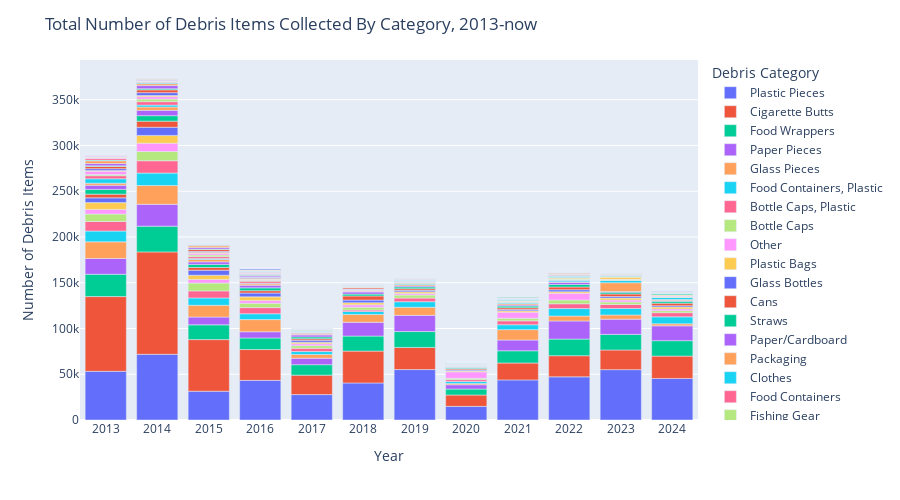

Notebook source saved alongside this figure:
### Markdown cell above
# Longitudinal Evaluation Debris Data

Here we'll look at the number of items cleaned up on a year by year basis for the years 2013-2023. We'll also look at the number of volunteers for each year. The data is grouped by year, and a column for the total number of volunteers is added. The total number of volunteers is defined as number of adults + 0.5 * number of youths in NOAA's marine debris report, and we'll follow that nomenclature here.

## Total Number of Items by Debris Category

First out we'll plot the number of debris items collected each year as a basic bar graph, where the bars are partitioned into the debris categories.

### Code cell
fig = graph_maker.annual_total_bar()
fig.show()

### Figure 1 — Plotly figure (JSON) as saved in the notebook; plotly's stock layout.template omitted (floating-point values rounded to 4 significant figures)
{"data": [{"alignmentgroup": "True", "hovertemplate": "variable=Plastic Pieces<br>index=%{x}<br>value=%{y}<extra></extra>", "legendgroup": "Plastic Pieces", "marker": {"color": "#636efa", "pattern": {"shape": ""}}, "name": "Plastic Pieces", "offsetgroup": "Plastic Pieces", "orientation": "v", "showlegend": true, "textposition": "auto", "type": "bar", "x": [2013, 2014, 2015, 2016, 2017, 2018, 2019, 2020, 2021, 2022, 2023, 2024], "xaxis": "x", "y": [53236, 71803, 31440, 43322, 27790.0, 40469, 55116, 14907, 43820, 47164, 55038, 45393], "yaxis": "y"}, {"alignmentgroup": "True", "hovertemplate": "variable=Cigarette Butts<br>index=%{x}<br>value=%{y}<extra></extra>", "legendgroup": "Cigarette Butts", "marker": {"color": "#EF553B", "pattern": {"shape": ""}}, "name": "Cigarette Butts", "offsetgroup": "Cigarette Butts", "orientation": "v", "showlegend": true, "textposition": "auto", "type": "bar", "x": [2013, 2014, 2015, 2016, 2017, 2018, 2019, 2020, 2021, 2022, 2023, 2024], "xaxis": "x", "y": [81642, 111884, 56423, 33684, 21251, 34815, 24202, 12380, 18464, 23115, 21498, 24425], "yaxis": "y"}, {"alignmentgroup": "True", "hovertemplate": "variable=Food Wrappers<br>index=%{x}<br>value=%{y}<extra></extra>", "legendgroup": "Food Wrappers", "marker": {"color": "#00cc96", "pattern": {"shape": ""}}, "name": "Food Wrappers", "offsetgroup": "Food Wrappers", "orientation": "v", "showlegend": true, "textposition": "auto", "type": "bar", "x": [2013, 2014, 2015, 2016, 2017, 2018, 2019, 2020, 2021, 2022, 2023, 2024], "xaxis": "x", "y": [24397, 28110, 16142, 12632, 11425, 16437, 17333, 6513, 13373, 18128, 16988, 16888], "yaxis": "y"}, {"alignmentgroup": "True", "hovertemplate": "variable=Paper Pieces<br>index=%{x}<br>value=%{y}<extra></extra>", "legendgroup": "Paper Pieces", "marker": {"color": "#ab63fa", "pattern": {"shape": ""}}, "name": "Paper Pieces", "offsetgroup": "Paper Pieces", "orientation": "v", "showlegend": true, "textposition": "auto", "type": "bar", "x": [2013, 2014, 2015, 2016, 2017, 2018, 2019, 2020, 2021, 2022, 2023, 2024], "xaxis": "x", "y": [17242, 23901, 8493, 6783, 7043, 15017, 17738, 4727, 11733, 19817, 16650, 16205], "yaxis": "y"}, {"alignmentgroup": "True", "hovertemplate": "variable=Glass Pieces<br>index=%{x}<br>value=%{y}<extra></extra>", "legendgroup": "Glass Pieces", "marker": {"color": "#FFA15A", "pattern": {"shape": ""}}, "name": "Glass Pieces", "offsetgroup": "Glass Pieces", "orientation": "v", "showlegend": true, "textposition": "auto", "type": "bar", "x": [2013, 2014, 2015, 2016, 2017, 2018, 2019, 2020, 2021, 2022, 2023, 2024], "xaxis": "x", "y": [18196, 20532, 12865, 13290, 4103, 8584, 8823, 1288, 11356, 5369, 4605, 2257], "yaxis": "y"}, {"alignmentgroup": "True", "hovertemplate": "variable=Food Containers, Plastic<br>index=%{x}<br>value=%{y}<extra></extra>", "legendgroup": "Food Containers, Plastic", "marker": {"color": "#19d3f3", "pattern": {"shape": ""}}, "name": "Food Containers, Plastic", "offsetgroup": "Food Containers, Plastic", "orientation": "v", "showlegend": true, "textposition": "auto", "type": "bar", "x": [2013, 2014, 2015, 2016, 2017, 2018, 2019, 2020, 2021, 2022, 2023, 2024], "xaxis": "x", "y": [11813, 13664, 8029, 6402, 3214, 3360, 6040.0, 2221, 5356, 8180, 7121, 7591], "yaxis": "y"}, {"alignmentgroup": "True", "hovertemplate": "variable=Bottle Caps, Plastic<br>index=%{x}<br>value=%{y}<extra></extra>", "legendgroup": "Bottle Caps, Plastic", "marker": {"color": "#FF6692", "pattern": {"shape": ""}}, "name": "Bottle Caps, Plastic", "offsetgroup": "Bottle Caps, Plastic", "orientation": "v", "showlegend": true, "textposition": "auto", "type": "bar", "x": [2013, 2014, 2015, 2016, 2017, 2018, 2019, 2020, 2021, 2022, 2023, 2024], "xaxis": "x", "y": [10424, 13438, 7685, 6716, 3568, 1486, 4003, 2039, 4272, 5222, 4363, 4506], "yaxis": "y"}, {"alignmentgroup": "True", "hovertemplate": "variable=Bottle Caps<br>index=%{x}<br>value=%{y}<extra></extra>", "legendgroup": "Bottle Caps", "marker": {"color": "#B6E880", "pattern": {"shape": ""}}, "name": "Bottle Caps", "offsetgroup": "Bottle Caps", "orientation": "v", "showlegend": true, "textposition": "auto", "type": "bar", "x": [2013, 2014, 2015, 2016, 2017, 2018, 2019, 2020, 2021, 2022, 2023, 2024], "xaxis": "x", "y": [8151, 10074, 8585, 4737, 2890, 3014, 3327, 1513, 2838, 4083, 2761, 2224], "yaxis": "y"}, {"alignmentgroup": "True", "hovertemplate": "variable=Other<br>index=%{x}<br>value=%{y}<extra></extra>", "legendgroup": "Other", "marker": {"color": "#FF97FF", "pattern": {"shape": ""}}, "name": "Other", "offsetgroup": "Other", "orientation": "v", "showlegend": true, "textposition": "auto", "type": "bar", "x": [2013, 2014, 2015, 2016, 2017, 2018, 2019, 2020, 2021, 2022, 2023, 2024], "xaxis": "x", "y": [5015, 9127, 3985, 2912, 1978.0, 2676, 1595, 7025, 6608, 7429, 2037, 1860], "yaxis": "y"}, {"alignmentgroup": "True", "hovertemplate": "variable=Plastic Bags<br>index=%{x}<br>value=%{y}<extra></extra>", "legendgroup": "Plastic Bags", "marker": {"color": "#FECB52", "pattern": {"shape": ""}}, "name": "Plastic Bags", "offsetgroup": "Plastic Bags", "orientation": "v", "showlegend": true, "textposition": "auto", "type": "bar", "x": [2013, 2014, 2015, 2016, 2017, 2018, 2019, 2020, 2021, 2022, 2023, 2024], "xaxis": "x", "y": [7448, 8479, 4580, 4120, 1773, 2311, 1858, 1102, 1488, 1644, 2146, 2118], "yaxis": "y"}, {"alignmentgroup": "True", "hovertemplate": "variable=Glass Bottles<br>index=%{x}<br>value=%{y}<extra></extra>", "legendgroup": "Glass Bottles", "marker": {"color": "#636efa", "pattern": {"shape": ""}}, "name": "Glass Bottles", "offsetgroup": "Glass Bottles", "orientation": "v", "showlegend": true, "textposition": "auto", "type": "bar", "x": [2013, 2014, 2015, 2016, 2017, 2018, 2019, 2020, 2021, 2022, 2023, 2024], "xaxis": "x", "y": [5210, 8923, 5470, 4165, 2142, 2933, 1669, 1010, 1355, 2238, 1715, 1449], "yaxis": "y"}, {"alignmentgroup": "True", "hovertemplate": "variable=Cans<br>index=%{x}<br>value=%{y}<extra></extra>", "legendgroup": "Cans", "marker": {"color": "#EF553B", "pattern": {"shape": ""}}, "name": "Cans", "offsetgroup": "Cans", "orientation": "v", "showlegend": true, "textposition": "auto", "type": "bar", "x": [2013, 2014, 2015, 2016, 2017, 2018, 2019, 2020, 2021, 2022, 2023, 2024], "xaxis": "x", "y": [4064, 6657, 3007, 2549, 1621, 4480, 1802, 1049, 1967, 2970, 2826, 2757], "yaxis": "y"}, {"alignmentgroup": "True", "hovertemplate": "variable=Straws<br>index=%{x}<br>value=%{y}<extra></extra>", "legendgroup": "Straws", "marker": {"color": "#00cc96", "pattern": {"shape": ""}}, "name": "Straws", "offsetgroup": "Straws", "orientation": "v", "showlegend": true, "textposition": "auto", "type": "bar", "x": [2013, 2014, 2015, 2016, 2017, 2018, 2019, 2020, 2021, 2022, 2023, 2024], "xaxis": "x", "y": [5167, 6001, 3346, 3089, 2043, 1997, 1942, 981, 1851, 2754, 1910, 2017], "yaxis": "y"}, {"alignmentgroup": "True", "hovertemplate": "variable=Paper/Cardboard<br>index=%{x}<br>value=%{y}<extra></extra>", "legendgroup": "Paper/Cardboard", "marker": {"color": "#ab63fa", "pattern": {"shape": ""}}, "name": "Paper/Cardboard", "offsetgroup": "Paper/Cardboard", "orientation": "v", "showlegend": true, "textposition": "auto", "type": "bar", "x": [2013, 2014, 2015, 2016, 2017, 2018, 2019, 2020, 2021, 2022, 2023, 2024], "xaxis": "x", "y": [4518, 5800, 2788, 2880, 2123, 2337, 1102, 326, 1206, 2300, 853, 1022], "yaxis": "y"}, {"alignmentgroup": "True", "hovertemplate": "variable=Packaging<br>index=%{x}<br>value=%{y}<extra></extra>", "legendgroup": "Packaging", "marker": {"color": "#FFA15A", "pattern": {"shape": ""}}, "name": "Packaging", "offsetgroup": "Packaging", "orientation": "v", "showlegend": true, "textposition": "auto", "type": "bar", "x": [2013, 2014, 2015, 2016, 2017, 2018, 2019, 2020, 2021, 2022, 2023, 2024], "xaxis": "x", "y": [2297, 3681, 2625, 1521, 880, 727, 1199, 572, 1279, 550, 9523, 950], "yaxis": "y"}, {"alignmentgroup": "True", "hovertemplate": "variable=Clothes<br>index=%{x}<br>value=%{y}<extra></extra>", "legendgroup": "Clothes", "marker": {"color": "#19d3f3", "pattern": {"shape": ""}}, "name": "Clothes", "offsetgroup": "Clothes", "orientation": "v", "showlegend": true, "textposition": "auto", "type": "bar", "x": [2013, 2014, 2015, 2016, 2017, 2018, 2019, 2020, 2021, 2022, 2023, 2024], "xaxis": "x", "y": [4809, 2069, 944, 777, 6, 0, 1017, 479, 1012, 1672, 2428, 2193], "yaxis": "y"}, {"alignmentgroup": "True", "hovertemplate": "variable=Food Containers<br>index=%{x}<br>value=%{y}<extra></extra>", "legendgroup": "Food Containers", "marker": {"color": "#FF6692", "pattern": {"shape": ""}}, "name": "Food Containers", "offsetgroup": "Food Containers", "orientation": "v", "showlegend": true, "textposition": "auto", "type": "bar", "x": [2013, 2014, 2015, 2016, 2017, 2018, 2019, 2020, 2021, 2022, 2023, 2024], "xaxis": "x", "y": [3340, 3726, 2083, 2103, 1053, 1072, 477, 399, 462, 552, 345, 0], "yaxis": "y"}, {"alignmentgroup": "True", "hovertemplate": "variable=Fishing Gear<br>index=%{x}<br>value=%{y}<extra></extra>", "legendgroup": "Fishing Gear", "marker": {"color": "#B6E880", "pattern": {"shape": ""}}, "name": "Fishing Gear", "offsetgroup": "Fishing Gear", "orientation": "v", "showlegend": true, "textposition": "auto", "type": "bar", "x": [2013, 2014, 2015, 2016, 2017, 2018, 2019, 2020, 2021, 2022, 2023, 2024], "xaxis": "x", "y": [1288, 2820, 1827, 1024, 793, 637, 1129, 193, 545, 791, 679, 869], "yaxis": "y"}, {"alignmentgroup": "True", "hovertemplate": "variable=Tobacco<br>index=%{x}<br>value=%{y}<extra></extra>", "legendgroup": "Tobacco", "marker": {"color": "#FF97FF", "pattern": {"shape": ""}}, "name": "Tobacco", "offsetgroup": "Tobacco", "orientation": "v", "showlegend": true, "textposition": "auto", "type": "bar", "x": [2013, 2014, 2015, 2016, 2017, 2018, 2019, 2020, 2021, 2022, 2023, 2024], "xaxis": "x", "y": [3524, 2675, 1931, 691, 155, 148, 453, 394, 552, 362, 212, 694], "yaxis": "y"}, {"alignmentgroup": "True", "hovertemplate": "variable=Wood Pieces<br>index=%{x}<br>value=%{y}<extra></extra>", "legendgroup": "Wood Pieces", "marker": {"color": "#FECB52", "pattern": {"shape": ""}}, "name": "Wood Pieces", "offsetgroup": "Wood Pieces", "orientation": "v", "showlegend": true, "textposition": "auto", "type": "bar", "x": [2013, 2014, 2015, 2016, 2017, 2018, 2019, 2020, 2021, 2022, 2023, 2024], "xaxis": "x", "y": [937.5, 1236, 1133, 571, 27, 0, 799, 227, 547, 1130, 2448, 1185], "yaxis": "y"}, {"alignmentgroup": "True", "hovertemplate": "variable=Balloons<br>index=%{x}<br>value=%{y}<extra></extra>", "legendgroup": "Balloons", "marker": {"color": "#636efa", "pattern": {"shape": ""}}, "name": "Balloons", "offsetgroup": "Balloons", "orientation": "v", "showlegend": true, "textposition": "auto", "type": "bar", "x": [2013, 2014, 2015, 2016, 2017, 2018, 2019, 2020, 2021, 2022, 2023, 2024], "xaxis": "x", "y": [1987, 3151, 956, 947, 347, 558, 368, 162, 427, 446, 433, 286], "yaxis": "y"}, {"alignmentgroup": "True", "hovertemplate": "variable=Nails<br>index=%{x}<br>value=%{y}<extra></extra>", "legendgroup": "Nails", "marker": {"color": "#EF553B", "pattern": {"shape": ""}}, "name": "Nails", "offsetgroup": "Nails", "orientation": "v", "showlegend": true, "textposition": "auto", "type": "bar", "x": [2013, 2014, 2015, 2016, 2017, 2018, 2019, 2020, 2021, 2022, 2023, 2024], "xaxis": "x", "y": [2325, 3037, 2081, 621, 111, 1359, 0, 0, 0, 0, 0, 0], "yaxis": "y"}, {"alignmentgroup": "True", "hovertemplate": "variable=Beach Gear<br>index=%{x}<br>value=%{y}<extra></extra>", "legendgroup": "Beach Gear", "marker": {"color": "#00cc96", "pattern": {"shape": ""}}, "name": "Beach Gear", "offsetgroup": "Beach Gear", "orientation": "v", "showlegend": true, "textposition": "auto", "type": "bar", "x": [2013, 2014, 2015, 2016, 2017, 2018, 2019, 2020, 2021, 2022, 2023, 2024], "xaxis": "x", "y": [747, 1244, 444, 347, 235, 706, 648, 638, 965, 1194, 918, 1287], "yaxis": "y"}, {"alignmentgroup": "True", "hovertemplate": "variable=Foil<br>index=%{x}<br>value=%{y}<extra></extra>", "legendgroup": "Foil", "marker": {"color": "#ab63fa", "pattern": {"shape": ""}}, "name": "Foil", "offsetgroup": "Foil", "orientation": "v", "showlegend": true, "textposition": "auto", "type": "bar", "x": [2013, 2014, 2015, 2016, 2017, 2018, 2019, 2020, 2021, 2022, 2023, 2024], "xaxis": "x", "y": [2478, 3453, 1697, 1386, 0, 35, 0, 0, 0, 0, 0, 0], "yaxis": "y"}, {"alignmentgroup": "True", "hovertemplate": "variable=Fireworks<br>index=%{x}<br>value=%{y}<extra></extra>", "legendgroup": "Fireworks", "marker": {"color": "#FFA15A", "pattern": {"shape": ""}}, "name": "Fireworks", "offsetgroup": "Fireworks", "orientation": "v", "showlegend": true, "textposition": "auto", "type": "bar", "x": [2013, 2014, 2015, 2016, 2017, 2018, 2019, 2020, 2021, 2022, 2023, 2024], "xaxis": "x", "y": [3018, 2031, 1759, 1051, 152, 151, 55, 1, 42, 51, 2, 0], "yaxis": "y"}, {"alignmentgroup": "True", "hovertemplate": "variable=Personal Hygiene<br>index=%{x}<br>value=%{y}<extra></extra>", "legendgroup": "Personal Hygiene", "marker": {"color": "#19d3f3", "pattern": {"shape": ""}}, "name": "Personal Hygiene", "offsetgroup": "Personal Hygiene", "orientation": "v", "showlegend": true, "textposition": "auto", "type": "bar", "x": [2013, 2014, 2015, 2016, 2017, 2018, 2019, 2020, 2021, 2022, 2023, 2024], "xaxis": "x", "y": [768, 968, 789, 945, 615.5, 377, 541, 346, 601, 806, 593, 601], "yaxis": "y"}, {"alignmentgroup": "True", "hovertemplate": "variable=Lighters<br>index=%{x}<br>value=%{y}<extra></extra>", "legendgroup": "Lighters", "marker": {"color": "#FF6692", "pattern": {"shape": ""}}, "name": "Lighters", "offsetgroup": "Lighters", "orientation": "v", "showlegend": true, "textposition": "auto", "type": "bar", "x": [2013, 2014, 2015, 2016, 2017, 2018, 2019, 2020, 2021, 2022, 2023, 2024], "xaxis": "x", "y": [2033, 1018, 526, 353, 200, 235, 162, 50, 125, 665, 359, 92], "yaxis": "y"}, {"alignmentgroup": "True", "hovertemplate": "variable=Lids<br>index=%{x}<br>value=%{y}<extra></extra>", "legendgroup": "Lids", "marker": {"color": "#B6E880", "pattern": {"shape": ""}}, "name": "Lids", "offsetgroup": "Lids", "orientation": "v", "showlegend": true, "textposition": "auto", "type": "bar", "x": [2013, 2014, 2015, 2016, 2017, 2018, 2019, 2020, 2021, 2022, 2023, 2024], "xaxis": "x", "y": [0, 0, 0, 549, 852, 465, 540, 411, 532, 465, 496, 673], "yaxis": "y"}, {"alignmentgroup": "True", "hovertemplate": "variable=Construction Materials<br>index=%{x}<br>value=%{y}<extra></extra>", "legendgroup": "Construction Materials", "marker": {"color": "#FF97FF", "pattern": {"shape": ""}}, "name": "Construction Materials", "offsetgroup": "Construction Materials", "orientation": "v", "showlegend": true, "textposition": "auto", "type": "bar", "x": [2013, 2014, 2015, 2016, 2017, 2018, 2019, 2020, 2021, 2022, 2023, 2024], "xaxis": "x", "y": [722, 172, 0, 742, 241, 461, 554, 166, 456, 276, 386, 626], "yaxis": "y"}, {"alignmentgroup": "True", "hovertemplate": "variable=Bandaids<br>index=%{x}<br>value=%{y}<extra></extra>", "legendgroup": "Bandaids", "marker": {"color": "#FECB52", "pattern": {"shape": ""}}, "name": "Bandaids", "offsetgroup": "Bandaids", "orientation": "v", "showlegend": true, "textposition": "auto", "type": "bar", "x": [2013, 2014, 2015, 2016, 2017, 2018, 2019, 2020, 2021, 2022, 2023, 2024], "xaxis": "x", "y": [737, 899, 363, 248, 316, 349, 356, 86, 270, 418, 277, 282], "yaxis": "y"}, {"alignmentgroup": "True", "hovertemplate": "variable=Utensils<br>index=%{x}<br>value=%{y}<extra></extra>", "legendgroup": "Utensils", "marker": {"color": "#636efa", "pattern": {"shape": ""}}, "name": "Utensils", "offsetgroup": "Utensils", "orientation": "v", "showlegend": true, "textposition": "auto", "type": "bar", "x": [2013, 2014, 2015, 2016, 2017, 2018, 2019, 2020, 2021, 2022, 2023, 2024], "xaxis": "x", "y": [0, 0, 0, 426, 474, 389, 292, 453, 360, 434, 645, 437], "yaxis": "y"}, {"alignmentgroup": "True", "hovertemplate": "variable=Strapping Bands<br>index=%{x}<br>value=%{y}<extra></extra>", "legendgroup": "Strapping Bands", "marker": {"color": "#EF553B", "pattern": {"shape": ""}}, "name": "Strapping Bands", "offsetgroup": "Strapping Bands", "orientation": "v", "showlegend": true, "textposition": "auto", "type": "bar", "x": [2013, 2014, 2015, 2016, 2017, 2018, 2019, 2020, 2021, 2022, 2023, 2024], "xaxis": "x", "y": [581, 65, 1, 431, 193, 255, 271, 208, 326, 399, 273, 292], "yaxis": "y"}, {"alignmentgroup": "True", "hovertemplate": "variable=PPE<br>index=%{x}<br>value=%{y}<extra></extra>", "legendgroup": "PPE", "marker": {"color": "#00cc96", "pattern": {"shape": ""}}, "name": "PPE", "offsetgroup": "PPE", "orientation": "v", "showlegend": true, "textposition": "auto", "type": "bar", "x": [2013, 2014, 2015, 2016, 2017, 2018, 2019, 2020, 2021, 2022, 2023, 2024], "xaxis": "x", "y": [0, 0, 0, 0, 0, 0, 0, 720, 718, 630, 186, 281], "yaxis": "y"}, {"alignmentgroup": "True", "hovertemplate": "variable=6-Pack Holders<br>index=%{x}<br>value=%{y}<extra></extra>", "legendgroup": "6-Pack Holders", "marker": {"color": "#ab63fa", "pattern": {"shape": ""}}, "name": "6-Pack Holders", "offsetgroup": "6-Pack Holders", "orientation": "v", "showlegend": true, "textposition": "auto", "type": "bar", "x": [2013, 2014, 2015, 2016, 2017, 2018, 2019, 2020, 2021, 2022, 2023, 2024], "xaxis": "x", "y": [624, 909, 301, 130, 45, 34, 77, 0, 36, 97, 41, 166], "yaxis": "y"}, {"alignmentgroup": "True", "hovertemplate": "variable=Batteries<br>index=%{x}<br>value=%{y}<extra></extra>", "legendgroup": "Batteries", "marker": {"color": "#FFA15A", "pattern": {"shape": ""}}, "name": "Batteries", "offsetgroup": "Batteries", "orientation": "v", "showlegend": true, "textposition": "auto", "type": "bar", "x": [2013, 2014, 2015, 2016, 2017, 2018, 2019, 2020, 2021, 2022, 2023, 2024], "xaxis": "x", "y": [245, 219, 167, 224, 453, 148, 77, 32, 68, 125, 483, 133], "yaxis": "y"}, {"alignmentgroup": "True", "hovertemplate": "variable=Syringes<br>index=%{x}<br>value=%{y}<extra></extra>", "legendgroup": "Syringes", "marker": {"color": "#19d3f3", "pattern": {"shape": ""}}, "name": "Syringes", "offsetgroup": "Syringes", "orientation": "v", "showlegend": true, "textposition": "auto", "type": "bar", "x": [2013, 2014, 2015, 2016, 2017, 2018, 2019, 2020, 2021, 2022, 2023, 2024], "xaxis": "x", "y": [140, 164, 215, 376, 136, 242, 156, 44, 101, 202, 283, 287], "yaxis": "y"}, {"alignmentgroup": "True", "hovertemplate": "variable=Bottles, Plastic<br>index=%{x}<br>value=%{y}<extra></extra>", "legendgroup": "Bottles, Plastic", "marker": {"color": "#FF6692", "pattern": {"shape": ""}}, "name": "Bottles, Plastic", "offsetgroup": "Bottles, Plastic", "orientation": "v", "showlegend": true, "textposition": "auto", "type": "bar", "x": [2013, 2014, 2015, 2016, 2017, 2018, 2019, 2020, 2021, 2022, 2023, 2024], "xaxis": "x", "y": [379, 343, 521, 308, 172, 99, 132, 0, 64, 61, 137, 127], "yaxis": "y"}, {"alignmentgroup": "True", "hovertemplate": "variable=Footwear<br>index=%{x}<br>value=%{y}<extra></extra>", "legendgroup": "Footwear", "marker": {"color": "#B6E880", "pattern": {"shape": ""}}, "name": "Footwear", "offsetgroup": "Footwear", "orientation": "v", "showlegend": true, "textposition": "auto", "type": "bar", "x": [2013, 2014, 2015, 2016, 2017, 2018, 2019, 2020, 2021, 2022, 2023, 2024], "xaxis": "x", "y": [539, 803.5, 321, 296, 1, 0, 0, 0, 0, 16, 30, 51], "yaxis": "y"}, {"alignmentgroup": "True", "hovertemplate": "variable=Cigar Tips<br>index=%{x}<br>value=%{y}<extra></extra>", "legendgroup": "Cigar Tips", "marker": {"color": "#FF97FF", "pattern": {"shape": ""}}, "name": "Cigar Tips", "offsetgroup": "Cigar Tips", "orientation": "v", "showlegend": true, "textposition": "auto", "type": "bar", "x": [2013, 2014, 2015, 2016, 2017, 2018, 2019, 2020, 2021, 2022, 2023, 2024], "xaxis": "x", "y": [0, 183, 4, 359, 171, 204, 278, 1, 196, 128, 13, 0], "yaxis": "y"}, {"alignmentgroup": "True", "hovertemplate": "variable=Rope<br>index=%{x}<br>value=%{y}<extra></extra>", "legendgroup": "Rope", "marker": {"color": "#FECB52", "pattern": {"shape": ""}}, "name": "Rope", "offsetgroup": "Rope", "orientation": "v", "showlegend": true, "textposition": "auto", "type": "bar", "x": [2013, 2014, 2015, 2016, 2017, 2018, 2019, 2020, 2021, 2022, 2023, 2024], "xaxis": "x", "y": [0, 0, 71, 572, 126, 136, 296, 7, 148, 64, 3, 0], "yaxis": "y"}, {"alignmentgroup": "True", "hovertemplate": "variable=Beverage Bottles<br>index=%{x}<br>value=%{y}<extra></extra>", "legendgroup": "Beverage Bottles", "marker": {"color": "#636efa", "pattern": {"shape": ""}}, "name": "Beverage Bottles", "offsetgroup": "Beverage Bottles", "orientation": "v", "showlegend": true, "textposition": "auto", "type": "bar", "x": [2013, 2014, 2015, 2016, 2017, 2018, 2019, 2020, 2021, 2022, 2023, 2024], "xaxis": "x", "y": [0, 0, 0, 1413, 0, 0, 0, 0, 0, 0, 0, 0], "yaxis": "y"}, {"alignmentgroup": "True", "hovertemplate": "variable=Bagged Pet Waste<br>index=%{x}<br>value=%{y}<extra></extra>", "legendgroup": "Bagged Pet Waste", "marker": {"color": "#EF553B", "pattern": {"shape": ""}}, "name": "Bagged Pet Waste", "offsetgroup": "Bagged Pet Waste", "orientation": "v", "showlegend": true, "textposition": "auto", "type": "bar", "x": [2013, 2014, 2015, 2016, 2017, 2018, 2019, 2020, 2021, 2022, 2023, 2024], "xaxis": "x", "y": [111, 0, 0, 0, 0, 0, 0, 70, 159, 169, 127, 246], "yaxis": "y"}, {"alignmentgroup": "True", "hovertemplate": "variable=Tires<br>index=%{x}<br>value=%{y}<extra></extra>", "legendgroup": "Tires", "marker": {"color": "#00cc96", "pattern": {"shape": ""}}, "name": "Tires", "offsetgroup": "Tires", "orientation": "v", "showlegend": true, "textposition": "auto", "type": "bar", "x": [2013, 2014, 2015, 2016, 2017, 2018, 2019, 2020, 2021, 2022, 2023, 2024], "xaxis": "x", "y": [112, 195, 108, 71, 48, 35.25, 37, 21, 19, 27, 11, 38], "yaxis": "y"}, {"alignmentgroup": "True", "hovertemplate": "variable=Beverage Pouches<br>index=%{x}<br>value=%{y}<extra></extra>", "legendgroup": "Beverage Pouches", "marker": {"color": "#ab63fa", "pattern": {"shape": ""}}, "name": "Beverage Pouches", "offsetgroup": "Beverage Pouches", "orientation": "v", "showlegend": true, "textposition": "auto", "type": "bar", "x": [2013, 2014, 2015, 2016, 2017, 2018, 2019, 2020, 2021, 2022, 2023, 2024], "xaxis": "x", "y": [0, 0, 0, 0, 0, 0, 0, 240, 49, 172, 164, 70], "yaxis": "y"}, {"alignmentgroup": "True", "hovertemplate": "variable=E-Waste<br>index=%{x}<br>value=%{y}<extra></extra>", "legendgroup": "E-Waste", "marker": {"color": "#FFA15A", "pattern": {"shape": ""}}, "name": "E-Waste", "offsetgroup": "E-Waste", "orientation": "v", "showlegend": true, "textposition": "auto", "type": "bar", "x": [2013, 2014, 2015, 2016, 2017, 2018, 2019, 2020, 2021, 2022, 2023, 2024], "xaxis": "x", "y": [0, 0, 0, 0, 0, 0, 0, 38, 124, 73, 112, 317], "yaxis": "y"}, {"alignmentgroup": "True", "hovertemplate": "variable=Appliances<br>index=%{x}<br>value=%{y}<extra></extra>", "legendgroup": "Appliances", "marker": {"color": "#19d3f3", "pattern": {"shape": ""}}, "name": "Appliances", "offsetgroup": "Appliances", "orientation": "v", "showlegend": true, "textposition": "auto", "type": "bar", "x": [2013, 2014, 2015, 2016, 2017, 2018, 2019, 2020, 2021, 2022, 2023, 2024], "xaxis": "x", "y": [147, 127, 46, 64, 42, 18, 23, 0, 22, 5, 70, 17], "yaxis": "y"}, {"alignmentgroup": "True", "hovertemplate": "variable=Car Parts<br>index=%{x}<br>value=%{y}<extra></extra>", "legendgroup": "Car Parts", "marker": {"color": "#FF6692", "pattern": {"shape": ""}}, "name": "Car Parts", "offsetgroup": "Car Parts", "orientation": "v", "showlegend": true, "textposition": "auto", "type": "bar", "x": [2013, 2014, 2015, 2016, 2017, 2018, 2019, 2020, 2021, 2022, 2023, 2024], "xaxis": "x", "y": [31, 101, 52, 76, 0, 0, 0, 0, 0, 0, 0, 0], "yaxis": "y"}, {"alignmentgroup": "True", "hovertemplate": "variable=Bikes<br>index=%{x}<br>value=%{y}<extra></extra>", "legendgroup": "Bikes", "marker": {"color": "#B6E880", "pattern": {"shape": ""}}, "name": "Bikes", "offsetgroup": "Bikes", "orientation": "v", "showlegend": true, "textposition": "auto", "type": "bar", "x": [2013, 2014, 2015, 2016, 2017, 2018, 2019, 2020, 2021, 2022, 2023, 2024], "xaxis": "x", "y": [62, 70, 18, 49, 0, 0, 0, 0, 0, 0, 0, 0], "yaxis": "y"}], "layout": {"autosize": false, "barmode": "relative", "height": 500, "legend": {"title": {"text": "Debris Category"}, "tracegroupgap": 0}, "margin": {"t": 60}, "title": {"text": "Total Number of Debris Items Collected By Category, 2013-now"}, "width": 900, "xaxis": {"anchor": "y", "autorange": true, "domain": [0, 1], "dtick": "Y1", "range": [2012.0, 2024.0], "title": {"text": "Year"}, "type": "linear"}, "yaxis": {"anchor": "x", "autorange": true, "domain": [0, 1], "range": [0, 393400.0], "title": {"text": "Number of Debris Items"}, "type": "linear"}}}
